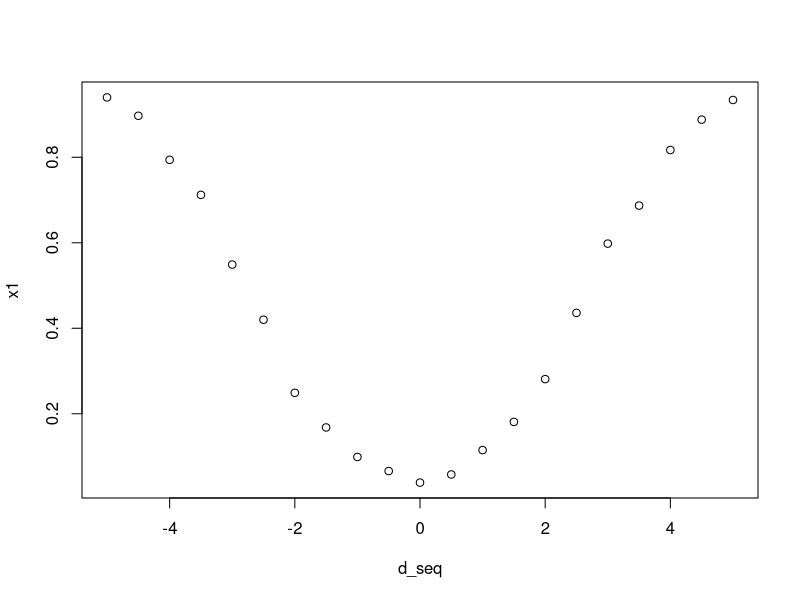
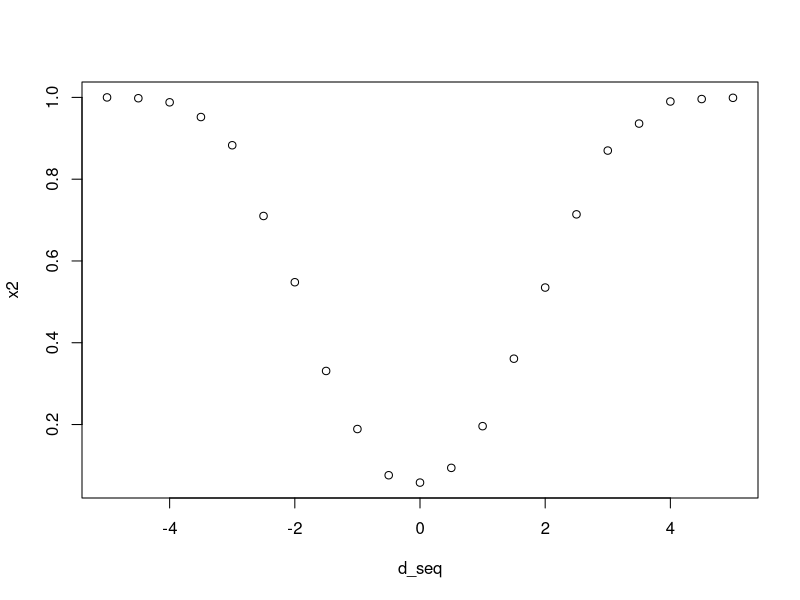
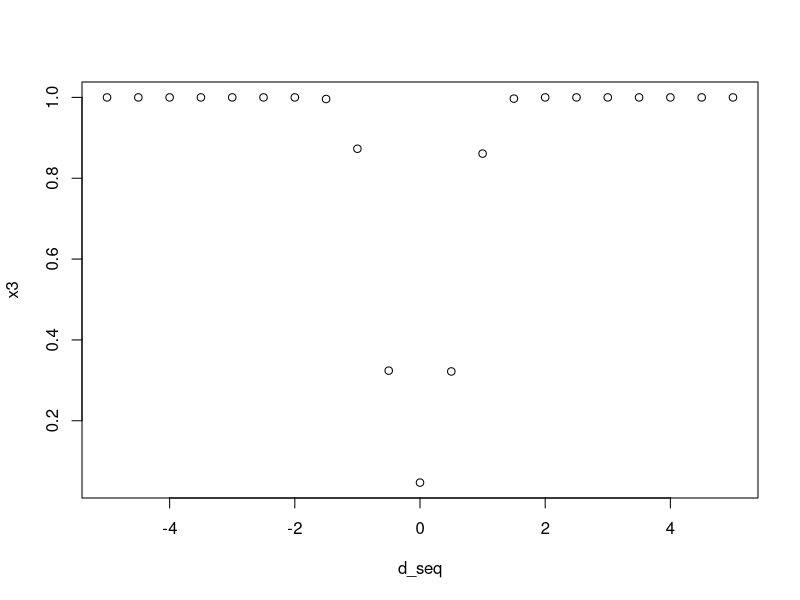

R code for these plots, in order:
## ---- chunk 1
knitr::opts_chunk$set(echo = TRUE)
## ---- chunk 2
alpha <- 0.05
n_s <- 1000
d_seq <- seq(-5, 5, by=0.5)

foo <- function(n, std_dev) {
  sapply(d_seq, function(d) {
    rejected <- sapply(seq(n_s), function(s) {
      X <- rnorm(n, mean = 0, sd = std_dev)
      Y <- rnorm(n, mean = d, sd = std_dev)
      return(t.test(X, Y)$p.value < alpha)
    })
    return(sum(rejected)/n_s)
  })
}

x1 <- foo(10, 3)
x2 <- foo(20, 3)
x3 <- foo(20, 1)

plot(d_seq, x1)
plot(d_seq, x2)
plot(d_seq, x3)
